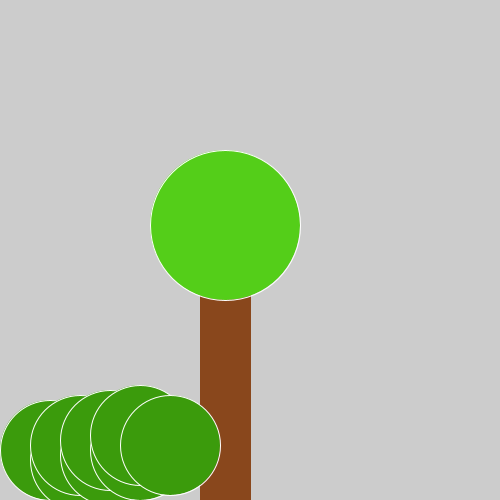
Frame 1 (no input)
Frame 60 (the mouse pressed at the canvas centre just before this capture): identical to frame 1, image omitted
Frame 120 (the mouse held since frame 60 and released just before this capture): identical to frame 1, image omitted

The Processing sketch that drew this single still picture (run headless with seeded random() and noise(); from frame 60 on, the mouse is pressed at the canvas centre):

// Processing sketch: opdracht9_10
// ── opdracht9_10.pde
void setup() {
  size(500, 500);
  boompje(200, 200, 50, 300, 225, 225, 150);
  bos(50,450,100,100,100,50);
}

void draw() {
}

void boompje(int a, int b, int c, int d, int e, int f, int g) {
  fill(#89471C);
  stroke(#89471C);
  rect(a, b, c, d);
  for (int i = 0; i < 1; i++) {
    fill(#54CE19);
    stroke(#FFFFFF);
    ellipse(e, f, g, g);
    e = e + 15;
    f = f + -15;
  }
}
// dit hiet hoort een bos te zijn
void bos(int aa, int bb, int cc, int dd, int ee, int ff) {
  for (int i = 0; i < 4 ; i++) {
  fill(#3B9B0C);
  ellipse(aa,bb,cc,dd);
  aa = aa + 30;
  bb = bb + 10;
  ellipse(aa,bb,cc,dd);
  bb = bb - 15;
  }
}
